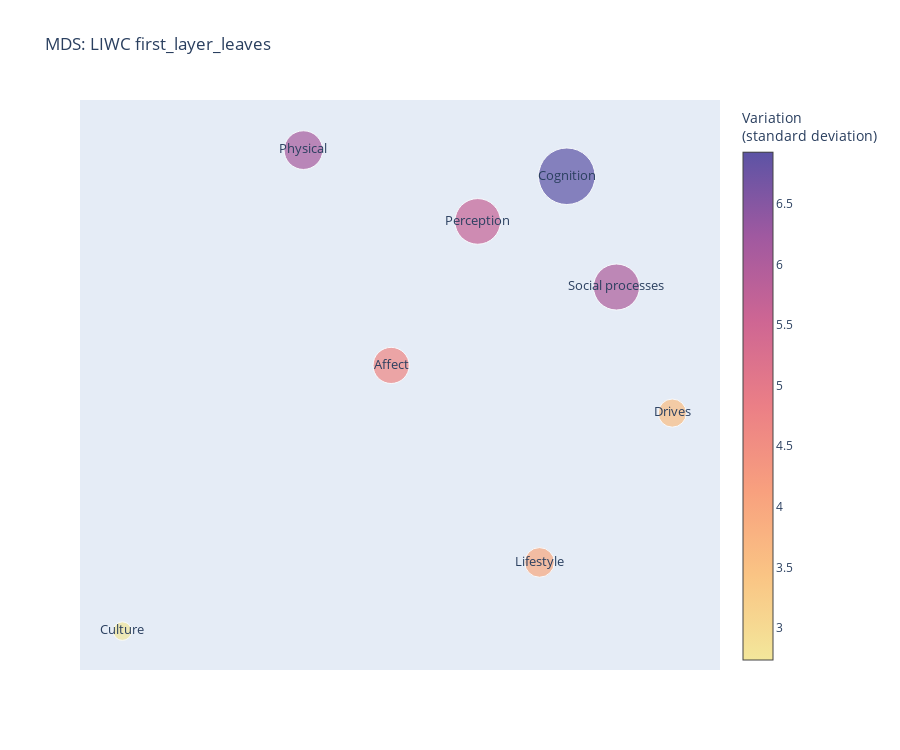

Source (notebook cell):
### Code cell
import plotly.express as px
import plotly.graph_objects as go
import textwrap # Used to automatically wrap the floating window

mean = df_sub['mean']
std = df_sub['std']
fig = go.Figure()
fig.add_trace(go.Scatter(x=df_sub['X'],y=df_sub['Y'],customdata=np.stack((df_sub['description'].apply(lambda t: str(t)).apply(lambda t: "<br>".join(textwrap.wrap(t,40)) # textwrap is a great way to automatically wrap lines
)),axis=-1),
                         marker=dict(
                             size=mean,       # mean 
                             sizemin=8, sizemode='area',sizeref=1.*max(mean)/(40.**2), 
                             color=std, colorscale='Sunset', showscale=True,colorbar_title_text='Variation <br>(standard deviation)',
                         ),
                         text = df_sub['full'],  
                         mode='markers+text',
                         hovertemplate=
        "<b>%{text}</b><br>" +
        "<b>Examples: </b>: %{customdata}<br>"+
        "<b>Mean Value: </b>%{marker.size:,}<br>" +
                         "<b>Variation:</b> %{marker.color:,.1f}" +
        "<extra></extra>",
                         ))

fig.update_layout(title='MDS: LIWC first_layer_leaves',
width=600*1.5,
                     height=500*1.5,)
fig.update_traces(textposition='middle center',textfont_size=13)
fig.update_layout(showlegend=False)
fig.update_xaxes(visible=False)
fig.update_yaxes(visible=False)
fig.show()
fig.write_html("MDS_LIWC first_layer_leaves.html")

### Figure 1 — Plotly figure (JSON) as saved in the notebook; plotly's stock layout.template omitted (floating-point values rounded to 4 significant figures)
{"data": [{"customdata": ["we, our, work, us", "you, we, he, she", "car, united states, govern*, phone", "is, was, but, are", "good, well, new, love", "work, home, school, working", "medic*, food*, patients, eye*", "in, out, up, there"], "hovertemplate": "<b>%{text}</b><br><b>Examples: </b>: %{customdata}<br><b>Mean Value: </b>%{marker.size:,}<br><b>Variation:</b> %{marker.color:,.1f}<extra></extra>", "marker": {"color": [3.559, 6.025, 2.738, 6.924, 4.678, 3.965, 6.114, 5.673], "colorbar": {"title": {"text": "Variation <br>(standard deviation)"}}, "colorscale": [[0, "rgb(243, 231, 155)"], [0.1667, "rgb(250, 196, 132)"], [0.3333, "rgb(248, 160, 126)"], [0.5, "rgb(235, 127, 134)"], [0.6667, "rgb(206, 102, 147)"], [0.8333, "rgb(160, 89, 160)"], [1, "rgb(92, 83, 165)"]], "showscale": true, "size": [3.235, 8.654, 1.41, 13.09, 5.344, 3.594, 6.113, 8.525], "sizemin": 8, "sizemode": "area", "sizeref": 0.008181}, "mode": "markers+text", "text": ["Drives", "Social processes", "Culture", "Cognition", "Affect", "Lifestyle", "Physical", "Perception"], "textfont": {"size": 13}, "textposition": "middle center", "type": "scatter", "x": [0.4888, 0.3596, -0.7847, 0.2445, -0.1623, 0.1813, -0.3654, 0.0382], "y": [-0.1362, 0.1397, -0.6134, 0.3821, -0.03188, -0.463, 0.4393, 0.2833]}], "layout": {"height": 750, "showlegend": false, "title": {"text": "MDS: LIWC first_layer_leaves"}, "width": 900, "xaxis": {"visible": false}, "yaxis": {"visible": false}}}
